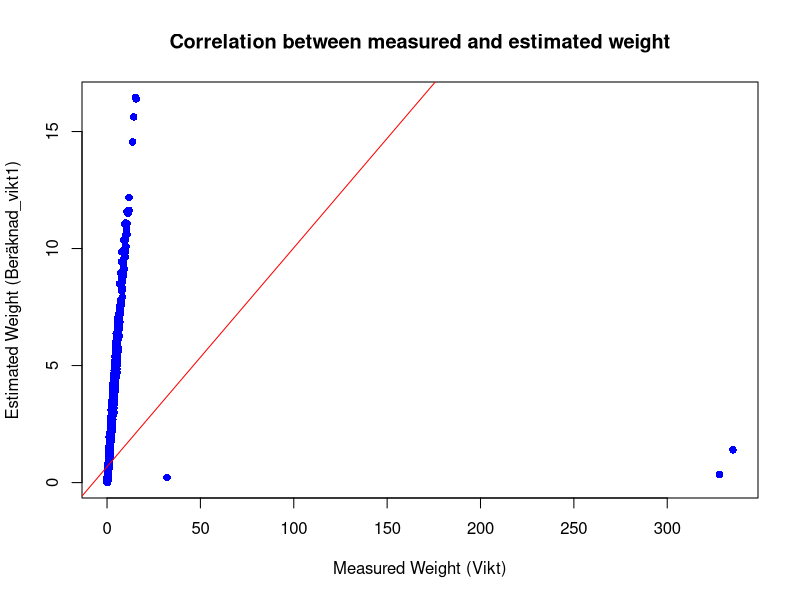
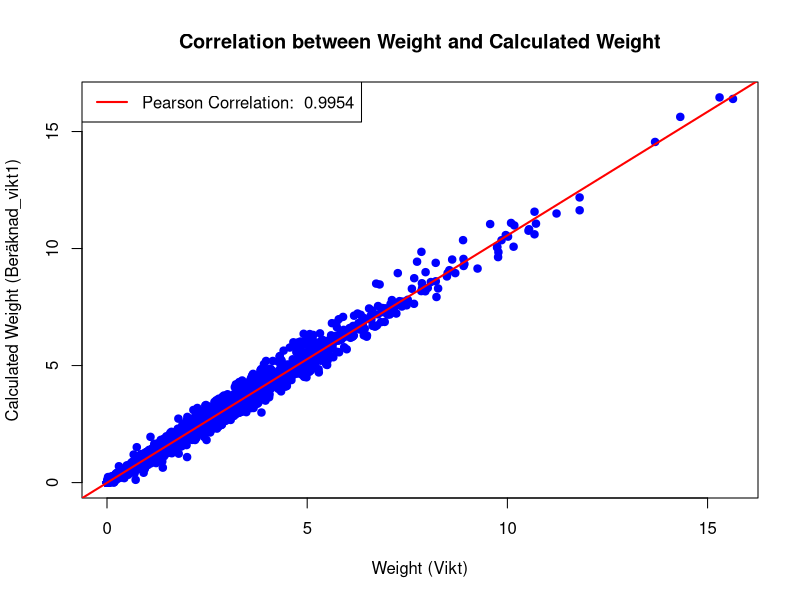
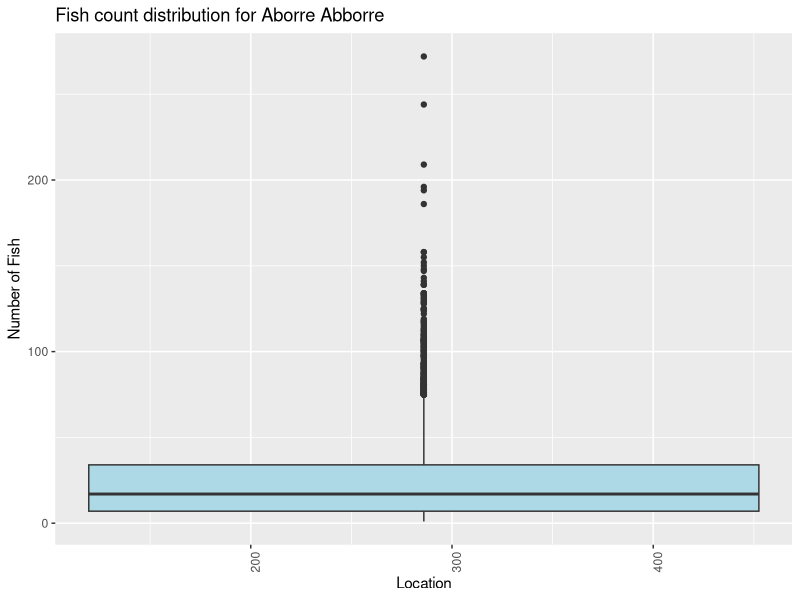
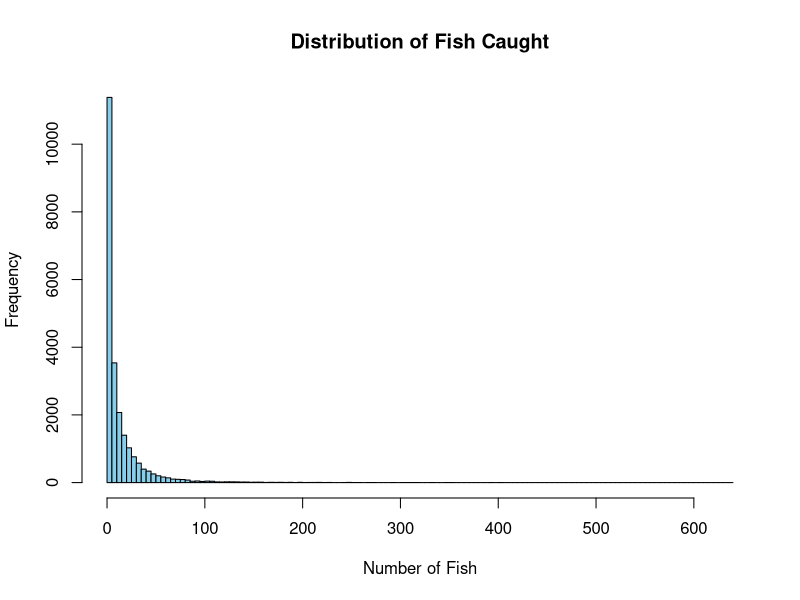
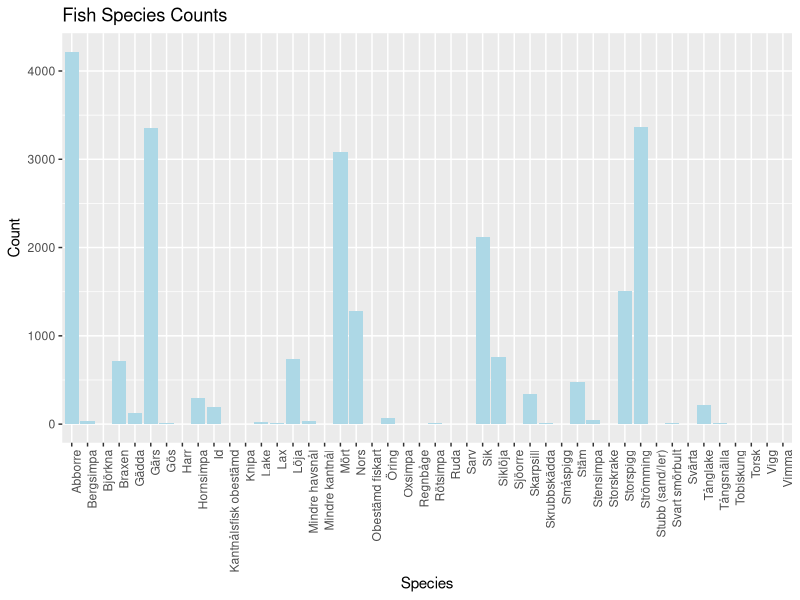
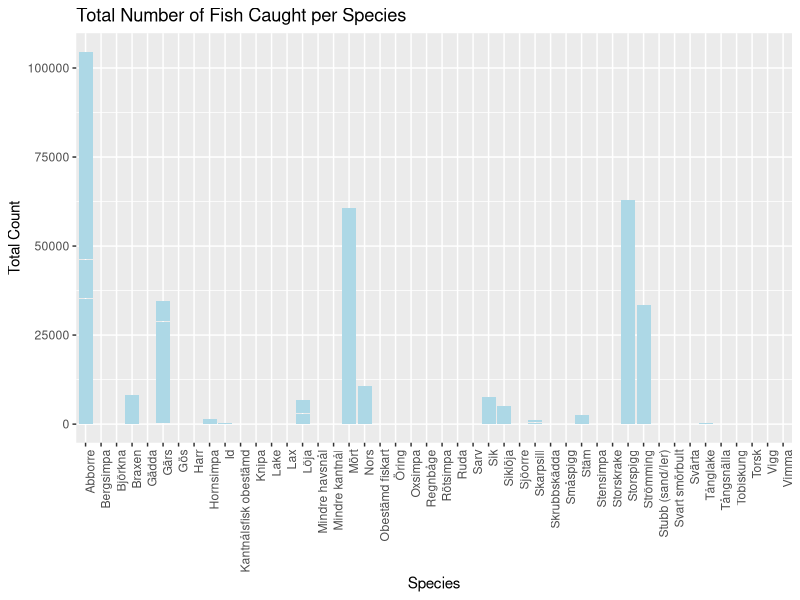
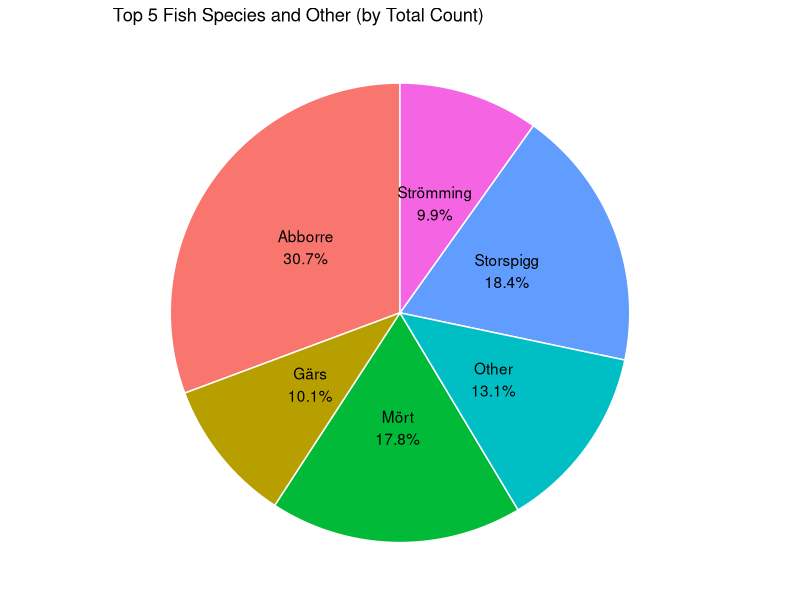
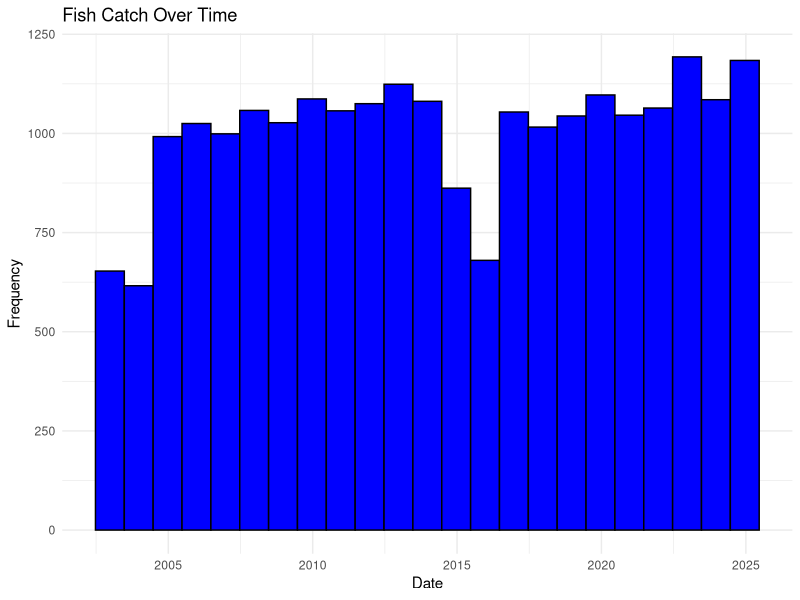

Generate these figures, in order, with R:
# Load necessary packages
library(dplyr)
library(here)
library(ggplot2)

# Set the working directory
setwd(here("Data"))
# Read merged dataframe
df <- read.csv("fish_stationdata.csv", stringsAsFactors = FALSE,dec=",")


# 1 Overview of dataset ----
str(df)   # Shows column names, types, and first few values
dim(df)   # Number of rows and columns
head(df)  # First few rows
tail(df)  # Last few rows


# 2 Identify missing values ----
colSums(is.na(df))  # Counts missing values per column
# Missing values in vikt (weight) 7001, in Beräknad_vikt1 348, and in Information 21569
summary(df)         # Summary statistics of numeric variables


# 3 Explore fish counts and weights ----
mean(df$Antal1, na.rm = TRUE)  # Average number of fish caught
# mean 14.7377
median(df$Antal1, na.rm = TRUE)
# median 6
range(df$Antal1, na.rm = TRUE)
# range 1 - 640
df %>%              # Number of fish per species
  group_by(Artbestämning) %>%
  summarise(Total_Count = sum(Antal1, na.rm = TRUE)) %>%
  arrange(desc(Total_Count)) %>%
  print(n = Inf)
# Abborre most abundant 104540, Storspigg 62845, Mört 60554
# Torsk (Cod) only 1
mean(df$Vikt, na.rm = TRUE)  # Average weight of caught fish
# mean 0.758571
median(df$Vikt, na.rm = TRUE)
# median 0.251
range(df$Vikt, na.rm = TRUE)
# range 0.001 - 335.198

mean(df$Beräknad_vikt1, na.rm = TRUE)  # Average estimated weight of caught fish
# mean 0.7201339
median(df$Beräknad_vikt1, na.rm = TRUE)
# median 0.256
range(df$Beräknad_vikt1, na.rm = TRUE)
# range 0.000 - 16.458


# 3.1 Explore weights ----
# Find the row with the high weight
high_weight_fish <- df %>%
  filter(Vikt == 335.198)
# View the result
print(high_weight_fish)
# Look for more high weights
high_measured_weights <- df[!is.na(df$Vikt) & df$Vikt > quantile(df$Vikt, 0.99, na.rm = TRUE), ]
# View the outliers
View(high_measured_weights)
# 3 high unrealistic measured weights
# Look at correlation between weight and calculated weight
# Remove rows with missing weights
cleaned_weight_data <- df[!is.na(df$Vikt) & !is.na(df$Beräknad_vikt1), ]
# Calculate the correlation
correlation <- cor(cleaned_weight_data$Vikt, cleaned_weight_data$Beräknad_vikt1, use = "complete.obs")
# Print the result
cat("Correlation between weight and calculated weight:", correlation, "\n")
# Pearson correlation between weight and calculated weight: 0.2965686

# Plot to vizualize the relationship
x11()
plot(cleaned_weight_data$Vikt, cleaned_weight_data$Beräknad_vikt1,
     xlab = "Measured Weight (Vikt)", 
     ylab = "Estimated Weight (Beräknad_vikt1)", 
     main = "Correlation between measured and estimated weight",
     pch = 16, col = "blue")
abline(lm(Beräknad_vikt1 ~ Vikt, data = cleaned_weight_data), col = "red")
# Spearman correlation if relationship is non-linear
correlation_spearman <- cor(cleaned_weight_data$Vikt, cleaned_weight_data$Beräknad_vikt1, method = "spearman")
cat("Spearman correlation:", correlation_spearman, "\n")
# Spearman correlation = 0.9970253
# Possible explanation: Spearman looks at rank, not exact values. Outliers are therefore less likely to break linear correlation

# Exclude extreme weights and NA's to look at correlation again
threshold_weight <- df[!is.na(df$Vikt) & df$Vikt < 20, ]
# Calculate correlation
correlation_threshold_pearson <- cor(threshold_weight$Vikt, threshold_weight$Beräknad_vikt1, use = "complete.obs")
# Print result
cat("Pearson correlation (thresholded data):", correlation_threshold_pearson, "\n")
# Pearson correlation (thresholded data): 0.9954138 
# Plot the results
# Plot the correlation between weight and calculated weight
x11()
plot(threshold_weight$Vikt, threshold_weight$Beräknad_vikt1,
     main = "Correlation between Weight and Calculated Weight",
     xlab = "Weight (Vikt)",
     ylab = "Calculated Weight (Beräknad_vikt1)",
     pch = 19, col = "blue")
# Add a regression line
abline(lm(Beräknad_vikt1 ~ Vikt, data = threshold_weight), col = "red", lwd = 2)
# Add a legend
legend("topleft", legend = paste("Pearson Correlation: ", round(correlation_threshold_pearson, 4)),
       col = "red", lwd = 2)
# lm for weight 
 my_lm <- lm(threshold_weight$Beräknad_vikt1 ~ threshold_weight$Vikt)
 summary(my_lm)

# Clean weight
 cleaned_weight <- df[!is.na(df$Beräknad_vikt1) &  # Remove NA in Beräknad_vikt1
                        # df$Beräknad_vikt1 > 0 &  # Remove 0 in Beräknad_vikt1
                        !(is.na(df$Vikt) & df$Beräknad_vikt1 == 0) &  # Remove NA in Vikt *only if* Beräknad_vikt1 is 0
                        (is.na(df$Vikt) | df$Vikt < 20), ]  # Keep NA in Vikt if Beräknad_vikt1 is > 0, remove if ≥ 20

 
# 4 Explore specific species and locations ----
# Select a species (e.g., Abborre)
species_aborre <- "Abborre"        # Filter for specific species
df_aborre <- df %>% filter(Artbestämning == species_aborre)

df_aborre %>%                     # Count fish by location
  group_by(StationsNr1) %>%
  summarise(Total_Fish = sum(Antal1, na.rm = TRUE)) %>%
  arrange(desc(Total_Fish))

x11()
ggplot(df_aborre, aes(x = StationsNr1, y = Antal1)) +        # Vizualizing species catches per location
  geom_boxplot(fill = "lightblue") +
  labs(title = paste("Fish count distribution for Aborre", species_aborre), x = "Location", y = "Number of Fish") +
  theme(axis.text.x = element_text(angle = 90, hjust = 1))

# 5 Visualize data ----
# Fish count distribution
x11()
hist(df$Antal1, breaks = 100, main = "Distribution of Fish Caught", xlab = "Number of Fish", col = "skyblue")
# Fish species frequencies
library(ggplot2)
x11()
ggplot(df, aes(x = Artbestämning)) +
  geom_bar(fill = "lightblue") +
  theme(axis.text.x = element_text(angle = 90, hjust = 1)) +
  labs(title = "Fish Species Counts", x = "Species", y = "Count")
# Total number of fish caught per species
x11()
ggplot(df, aes(x = Artbestämning, y = Antal1)) +
  geom_bar(stat = "identity", fill = "lightblue") +
  theme(axis.text.x = element_text(angle = 90, hjust = 1)) +
  labs(title = "Total Number of Fish Caught per Species", x = "Species", y = "Total Count")

# Make pie chart of 5 most abundant species
species_summary <- df %>%
  group_by(Artbestämning) %>%
  summarise(total_count = sum(Antal1, na.rm = TRUE)) %>%
  arrange(desc(total_count))
top5 <- species_summary %>% slice_head(n = 5)
other_count <- sum(species_summary$total_count) - sum(top5$total_count)
pie_data <- bind_rows(
  top5,
  tibble(Artbestämning = "Other", total_count = other_count)
) %>%
  mutate(
    pct = total_count / sum(total_count) * 100,
    label = paste0(Artbestämning, "\n", round(pct, 1), "%")
  )
# Plot pie chart of species
x11()
ggplot(pie_data, aes(x = "", y = total_count, fill = Artbestämning)) +
  geom_col(color = "white", width = 1) +
  coord_polar(theta = "y") +
  geom_text(aes(label = label), position = position_stack(vjust = 0.5)) +
  labs(title = "Top 5 Fish Species and Other (by Total Count)") +
  theme_void() +
  theme(legend.position = "none")

# Fish count over time
df_time <- df %>%
  group_by(Fiskedatum1 = as.Date(Fiskedatum1)) %>%
  summarise(Total_Fish = sum(Antal1, na.rm = TRUE))
df$Fiskedatum1 <- as.Date(df$Fiskedatum1, format = "%Y-%m-%d")  # Adjust date format
x11()
ggplot(df, aes(x = Fiskedatum1)) +
  geom_histogram(binwidth = 365, fill = "blue", color = "black") +  # Group by 60-day intervals
  labs(title = "Fish Catch Over Time", x = "Date", y = "Frequency") +
  theme_minimal()
# Seasonal patterns
df_season <- df %>%
  mutate(Month = format(Fiskedatum1, "%m")) %>%
  group_by(Month) %>%
  summarise(Avg_Catch = mean(Antal1, na.rm = TRUE))
x11()
ggplot(df_season, aes(x = Month, y = Avg_Catch)) +
  geom_bar(stat = "identity", fill = "lightblue") +
  labs(title = "Average fish catch per month", x = "Month", y = "Average Catch") +
  theme_minimal()


# 6 Make map to check locations ----
library(sf)  # For spatial data handling
# library(ggthemes)  # Optional: for better map themes
library(rnaturalearth)
library(rnaturalearthdata)

sweden_map <- ne_countries(scale = "medium", country = c("Sweden", "Finland"), returnclass = "sf")
fish_data_sf <- st_as_sf(cleaned_weight, coords = c("Long_grader", "Lat_grader"), crs = 4326)

# Plot all stations
x11()
ggplot() +
  geom_sf(data = sweden_map, fill = "darkgrey", color = "lightblue") +  
  geom_point(data = cleaned_weight,  # Plot all stations
             aes(x = Long_grader, y = Lat_grader, color = factor(Fångstområde1)), 
             size = 3, alpha = 0.7) +  
  # geom_text(data = cleaned_weight, 
  #          aes(x = Long_grader, y = Lat_grader, label = Fångstområde1), 
  #         color = "black", size = 1, vjust = -1) +  # Adjust size and position
  labs(title = "Fish Sampling Stations",
       x = "Longitude", y = "Latitude",
       color = "Cluster") +  # Legend label
  theme_minimal() +  
  coord_sf(xlim = c(17, 25), ylim = c(60, 66))  # Adjust these limits to zoom in


# Check year distribution
library(lubridate)
cleaned_weight$Fiskedatum1 <- as.Date(cleaned_weight$Fiskedatum1, format = "%Y-%m-%d")  # Adjust the format if necessary
cleaned_weight$Year <- format(cleaned_weight$Fiskedatum1, "%Y")  # Extract year from Date column

# Count the number of unique years per cluster
year_count <- cleaned_weight %>%
  group_by(Fångstområde1) %>%
  summarise(Unique_Years = n_distinct(Year))

# Check whether the data in "Långvindsfjärden" and "Långvindsfjärden reservat" is duplicated or unique
langvind_data <- df[df$Fångstområde1 %in% c("Långvindsfjärden", "Långvindsfjärden reservat"), ]
duplicates <- langvind_data[duplicated(langvind_data) | duplicated(langvind_data, fromLast = TRUE), ]
print(duplicates)
# No duplicates -> Merge "Långvindsfjärden" and "Långvindsfjärden reservat"
cleaned_weight$Fångstområde1[cleaned_weight$Fångstområde1 == "Långvindsfjärden reservat"] <- "Långvindsfjärden"

# 7 Save dataframe ----
write.csv(cleaned_weight, "fish_cleaned_weight.csv", row.names = FALSE)
